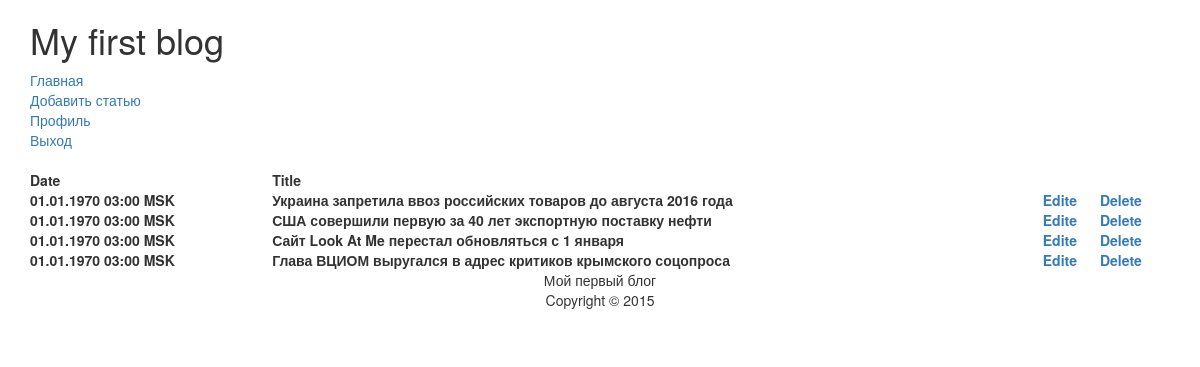
/?section=admin (signed in), run on an earlier commit of the app's database.
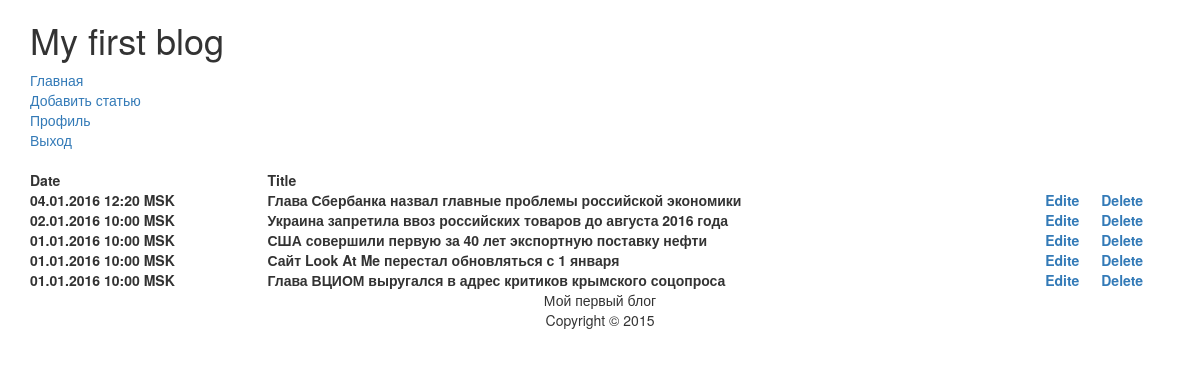
And on a later commit of the database.
### tables this page shows
CREATE TABLE "articles" (
	`id`	INTEGER NOT NULL PRIMARY KEY AUTOINCREMENT,
	`title`	TEXT,
	`content`	TEXT,
	`timestamp`	INTEGER
);

### preamble.php (called while the page is built, shortened)
<?php
require_once(CLASS_DIR.'blog.php');
$db = new SQLite3(ROOT_DIR.'blog.db');
$blog = new Blog($db, 'd.m.Y H:i T');
?>

### includes/class/blog.php (called while the page is built, shortened)
<?php
class Blog {
	private $db;
	private $timedate_format;
	public function __construct($db, $timedate_format) {
		$this->db = $db;
		$this->timedate_format = $timedate_format;
	}
	public function list_articles() {
		$return = false;
		if ($this->db) {
			$query = "SELECT * FROM articles ORDER BY id DESC;";
			$result = $this->db->query($query);
			if($result) {
				while (true) {
					$row = $result->fetchArray(SQLITE3_ASSOC);
					if ($row) {
						$row['date'] = date($this->timedate_format, $row['timestamp']);
						$return[] = $row;
					} else {
						break;
					}
				}
			}
		}
		return $return;
	}
}
?>

### includes/section/admin.php (the view)
<?php
if ($_SESSION['username'] == 'admin') {
	$articles = $blog->list_articles();
} else {
	header('Location: '.ROOT_DIR.'?section=auth');
}
?>
<table class='admin-table'>
	<tr>
		<th>Date</th>
		<th>Title</th>
		<th></th>
		<th></th>
	</tr>
<?php foreach ($articles as $a) : ?>
	<tr>
		<th><?=$a['date']?></th>
		<th><?=$a['title']?></th>
		<th><a href='<?=ROOT_DIR.'?section=admin_form&id='.$a['id']?>'>Edite</a></th>
		<th><a href='<?=SCRIPT_DIR.'actions.php?action=delete&id='.$a['id']?>'>Delete</a></th>
	</tr>
<?php endforeach; ?>
</table>

### includes/class/menu.php
<?php
class Menu {
	private $menu;
	public function __construct() {
		$this->menu = array();
	}
	public function add_entry($key, $name, $href, $visible = true) {
		$this->menu[$key] = array(
			'name' => $name,
			'href' => $href,
			'visible' => $visible
		);
	}
	public function set_visible($key, $visible) {
		$this->menu[$key]['visible'] = $visible;
	}
	public function show() {
		foreach ($this->menu as $a) {
			if ($a['visible']) {
				echo "\t\t\t<a href='".$a['href']."'>".$a['name']."</a><br>\r";
			}
		}
	}
}
?>

What changed in the data, as far as the page shows it:
added articles: date "04.01.2016 12:20 MSK", title "Глава Сбербанка назвал главные проблемы российской экономики"
changed articles "Украина запретила ввоз российских товаров до августа 2016 года": date "01.01.1970 03:00 MSK" → "02.01.2016 10:00 MSK"
changed articles "США совершили первую за 40 лет экспортную поставку нефти": date "01.01.1970 03:00 MSK" → "01.01.2016 10:00 MSK"
changed articles "Сайт Look At Me перестал обновляться с 1 января": date "01.01.1970 03:00 MSK" → "01.01.2016 10:00 MSK"
changed articles "Глава ВЦИОМ выругался в адрес критиков крымского соцопроса": date "01.01.1970 03:00 MSK" → "01.01.2016 10:00 MSK"
